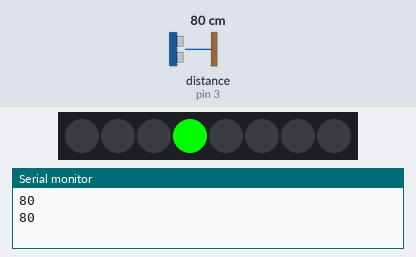
Simulated run of this sketch. Board: Arduino Uno, built with avr-gcc and run on an emulated ATmega328P. On the bench: 8 RGB LEDs in strip order, left to right, the last lines printed to the serial monitor. The inputs (shaded band) are chosen by the test bench; at power-on: distance to the obstacle (sensor on pin 3) 80 cm. Dim RGB values are drawn brighter than linear.

Above: at 2.17 s.
2.2 s: distance to the obstacle (sensor on pin 3) set to 147 cm
4.3 s: distance to the obstacle (sensor on pin 3) set to 153 cm
At 6.5 s:
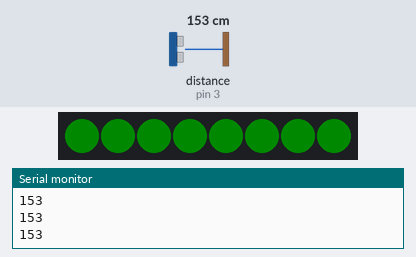
7.2 s: distance to the obstacle (sensor on pin 3) set to 2 cm
At 9.4 s:
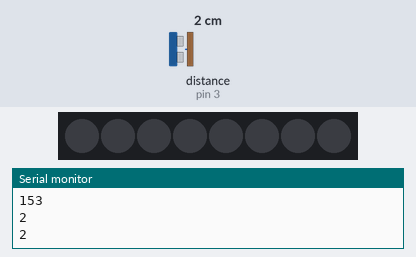
Timing chart, 0 to 15.7 s (numbered marks = the images above; inputs shaded):
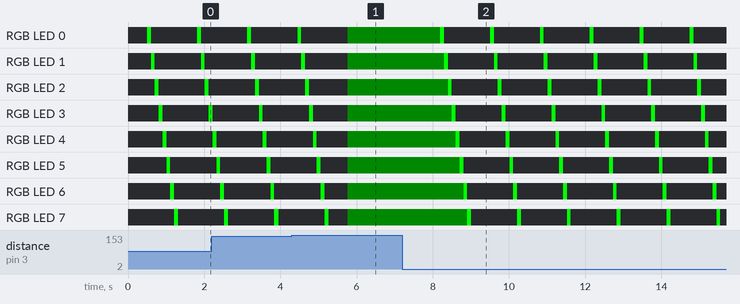

Measured:
- the behaviour switches between 149 and 150 cm on distance to the obstacle (sensor on pin 3) (found by bisection; images 0 and 1)
- after the input at 4.3 s, the LEDs: first differ from a run without the input after 1.5 s (image 1)
- after the input at 7.2 s, RGB LED 0: alternates RGB(0, 255, 0) for 0.10 s and off for 1.2 s, starting after 1.0 s; RGB LED 1: alternates RGB(0, 255, 0) for 0.10 s and off for 1.2 s, starting after 1.1 s
- what the display in image 2 shows lasts 0.5 s, from 9.0 s to 9.5 s

The sketch:

glow.ino
```cpp
/*
Creation & Computation - Experiment 4 Code
Group Members: Vitor Fiacadori, Zubin Isaac, Orus Matteo Castano-Suarez, Matthew Nazarian, Jessica Patel, Yu-Shien Yang

This code was written to detect the presence of a person using a distance sensor. If a person is detected, then "active mode" is
initiated where an 8-neopixel strip lights up in a linear fashion, displaying one pixel at a time in chronological order.
When no one is detected, the neopixel strip enters "ambient mode", where all pixels show an even, and subtle display of the same colour.

This code was written by simply referencing the main functions used to initiate the neopixel strip and the distance sensor.
*/

#include <HCSR04.h>
#include <Adafruit_NeoPixel.h>

// The digital pin used to control the pixel strip
int pinNumber = 13;

// The number of pixels in the strip
int pixelcount = 8;

// Setting the neopixel as an object
Adafruit_NeoPixel strip = Adafruit_NeoPixel(pixelcount, pinNumber, NEO_GRB + NEO_KHZ800);

// Initializing distance sensor that uses digital pins 2 and 3
UltraSonicDistanceSensor distanceSensor(2, 3);

void setup () {
    // Initializing serial connection to print values from sensor
    Serial.begin(9600);
    // Setting pixels to off to begin
    strip.begin();
    strip.show();
}

void loop () {
    // Measuring the distance and printing the value in centimeters every 500 miliseconds
    int distance = distanceSensor.measureDistanceCm();
    Serial.println(distance);
    delay(500);

    int threshold = 150; // Length of step is 1.87m

    // if someone is on a step, the distance sensor reads a distance < 150m and initiates "active mode"
    if (distance < threshold)
    {
      for (int i=0; i<pixelcount; ++i)
      {
        // Setting pixels to green, and then turning off after 100 miliseconds in a for loop to activate one pixel at a time
        strip.setPixelColor(i, 0, 255, 0);
        strip.show();
        delay(100);
        strip.setPixelColor(i, 0, 0, 0);
        strip.show();
      }

    }
    else {
      // otherwise, have "ambient mode", where a subtle green colour shows for all pixels
      for (int i=0; i<pixelcount; ++i)
      {
        strip.setPixelColor(i, 0, 10, 0);
      }
      strip.show();
      delay(100);
    }
}
```
